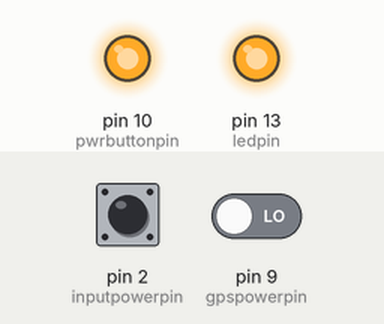
Simulated run of this sketch. Board: Arduino Uno, built with avr-gcc and run on an emulated ATmega328P. On the bench: output pins drawn as LEDs (lit = HIGH). The test bench sets the inputs (shaded band); at power-on: pin 2 (inputpowerpin) HIGH, pin 9 (gpspowerpin) LOW.

Above: at 0.2 s.
At 1.5 s:
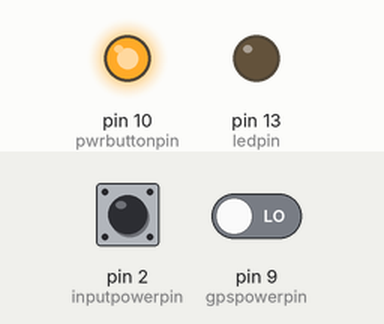
Timing chart, 0 to 3.0 s (numbered marks = the images above):
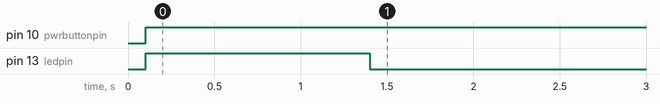

Measured:
- by itself, pin 10 (pwrbuttonpin): LOW → HIGH at 0.10 s
- by itself, pin 13 (ledpin): LOW → HIGH at 0.10 s, → LOW 1.3 s later

The sketch:

tomtom.gps.auto.on.ino
```cpp
#include "LowPower.h"

// The TomTom Mkii Bluetooth GPS receiver does not automatically turn on when power is applied via its charging port.
// The power button must be held for approximately 1 second to turn it on.
// This program is intented to be used with an ardunio with an I/O pin connected to one of the leads of the power button
// to simulate a power button press and turn the device on as soon as the arduino powers on.

const int ledpin = 13;       // built-in led pin
const int pwrbuttonpin = 10; //[BLUE] pin to be connected to tomtom gps power button
const int inputpowerpin = 2; //[RED] pin to be connected to positive voltage of power adaptor jack (NEED external pulldown)
const int gpspowerpin = 9;   //[YELLOW] pin to be connected to GPS circuit to detect when GPS is powered on

// delay for simulated power button hold-down (ms)
const int pwrbuttondelay = 1300;

// how many power button presses we need to do
volatile unsigned int presses = 0;

volatile byte ledstate = LOW;       // built-in led state
byte inputpowerpin_state = LOW;      // inputpowerpin state
byte inputpowerpin_state_last = LOW; // last inputpowerpin state
byte inputpowerpin_state_stab = LOW;
byte inputpowerpin_state_stab_last = LOW;

unsigned long lastDebounceTime = 0;
unsigned long debounceDelay = 100;

void press_power_button() {
  // short pwrbuttonpin to HIGH
  // (simulate button press)
  digitalWrite(pwrbuttonpin, HIGH);
  pinMode(pwrbuttonpin, OUTPUT);

  digitalWrite(ledpin, HIGH);

  // wait
  delay(pwrbuttondelay);

  // "disconnect" pwrbuttonpin (input mode = high impediance)
  // (simulate button release)
  pinMode(pwrbuttonpin, INPUT);
  digitalWrite(pwrbuttonpin, LOW);

  digitalWrite(ledpin, LOW);

}

void power_state_check() {
  if (digitalRead(inputpowerpin) != digitalRead(gpspowerpin)) {
    presses++;
  }
  ledstate = !ledstate;
  Serial.print(ledstate);
  Serial.println(" change");
}

void setup() {
  Serial.begin(9600);

  pinMode(ledpin, OUTPUT);

  // set pwrbuttonpin pin low (to gnd?)
  pinMode(pwrbuttonpin, INPUT);
  digitalWrite(pwrbuttonpin, LOW);

  // probably only using interrupt for lowerpower wakeup
  // attachInterrupt(digitalPinToInterrupt(inputpowerpin), power_state_check, CHANGE);

}

void loop() {

  // read powerbuttonpin
  inputpowerpin_state = digitalRead(inputpowerpin);
  // every time inputpowerpin changes, reset debounce timer
  if (inputpowerpin_state != inputpowerpin_state_last) {
    lastDebounceTime = millis();
  }

  // if inputpowerpin state has not changed in (debounceDelay)ms then accept current state
  if((millis() - lastDebounceTime) > debounceDelay) {
    // store new stable state
    inputpowerpin_state_stab = inputpowerpin_state;
  }

  if (inputpowerpin_state_stab != inputpowerpin_state_stab_last) {
    // ledstate = !ledstate;
    if (inputpowerpin_state_stab != digitalRead(gpspowerpin)) {
      press_power_button();
    }
  }

  // store last states for debouncing and stable state
  inputpowerpin_state_stab_last = inputpowerpin_state_stab;
  inputpowerpin_state_last = inputpowerpin_state;


}
```
